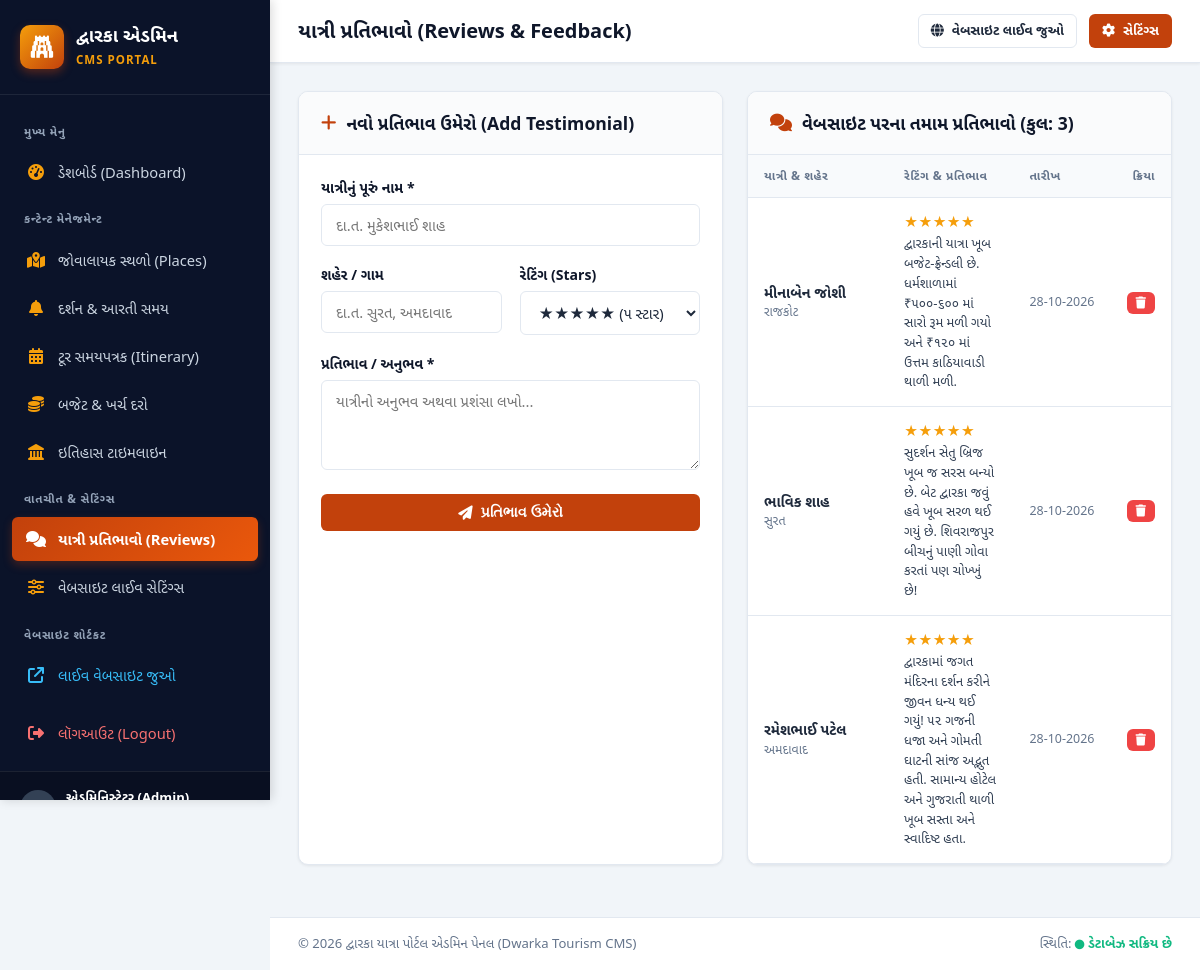
Screenshot of /admin/reviews.php (signed in) with the database file from the repository.
### tables this page shows
CREATE TABLE `reviews` (
    `id` INT AUTO_INCREMENT PRIMARY KEY,
    `user_name` VARCHAR(150) NOT NULL,
    `user_city` VARCHAR(150) NOT NULL,
    `rating` INT DEFAULT 5,
    `user_comment` TEXT NOT NULL,
    `created_at` TIMESTAMP DEFAULT CURRENT_TIMESTAMP
);

### admin/auth_check.php (called while the page is built, shortened)
<?php
function get_csrf_token() {
    return $_SESSION['csrf_token'];
}

### admin/reviews.php (the view, shortened to what this page needs)
<?php
require_once __DIR__ . '/header.php';
$reviews = $pdo->query("SELECT * FROM reviews ORDER BY id DESC")->fetchAll();
?>
<div style="display: grid; grid-template-columns: repeat(auto-fit, minmax(360px, 1fr)); gap: 24px;">
    <div class="card">
        <div class="card-header">
            <div class="card-title">
                <i class="fa-solid fa-plus" style="color: var(--primary);"></i>
                નવો પ્રતિભાવ ઉમેરો (Add Testimonial)
            </div>
        </div>
        <div class="card-body">
            <form method="POST" action="reviews.php">
                <div class="form-group">
                    <label class="form-label" for="user_name">યાત્રીનું પૂરું નામ *</label>
                    <input type="text" id="user_name" name="user_name" class="form-control"
                           placeholder="દા.ત. મુકેશભાઈ શાહ" required>
                </div>
                <div class="form-grid" style="grid-template-columns: 1fr 1fr; margin-bottom: 0;">
                    <div class="form-group">
                        <label class="form-label" for="user_city">શહેર / ગામ</label>
                        <input type="text" id="user_city" name="user_city" class="form-control"
                               placeholder="દા.ત. સુરત, અમદાવાદ">
                    </div>
                    <div class="form-group">
                        <label class="form-label" for="rating">રેટિંગ (Stars)</label>
                        <select name="rating" id="rating" class="form-control">
                            <option value="5" selected>★★★★★ (૫ સ્ટાર)</option>
                        </select>
                    </div>
                </div>
                <div class="form-group">
                    <label class="form-label" for="user_comment">પ્રતિભાવ / અનુભવ *</label>
                    <textarea id="user_comment" name="user_comment" class="form-control" rows="3"
                              placeholder="યાત્રીનો અનુભવ અથવા પ્રશંસા લખો..." required></textarea>
                </div>
                <button type="submit" class="btn btn-primary" style="width: 100%;">
                    <i class="fa-solid fa-paper-plane"></i> પ્રતિભાવ ઉમેરો
                </button>
            </form>
        </div>
    </div>
    <div class="card" style="grid-column: span 1;">
        <div class="card-header">
            <div class="card-title">
                <i class="fa-solid fa-comments" style="color: var(--primary);"></i>
                વેબસાઇટ પરના તમામ પ્રતિભાવો (કુલ: <?= count($reviews) ?>)
            </div>
        </div>
        <div class="card-body" style="padding: 0;">
            <div class="table-responsive">
                <table class="admin-table">
                    <thead>
                        <tr>
                            <th>યાત્રી & શહેર</th>
                            <th>રેટિંગ & પ્રતિભાવ</th>
                            <th>તારીખ</th>
                            <th style="text-align: right; width: 60px;">ક્રિયા</th>
                        </tr>
                    </thead>
                    <tbody>
                        <?php if (empty($reviews)): ?>
                            <tr><td colspan="4" style="text-align: center; color: var(--text-muted); padding: 30px;">કોઈ પ્રતિભાવ મળ્યો નથી.</td></tr>
                        <?php else: ?>
                            <?php foreach ($reviews as $r): ?>
                            <tr>
                                <td style="width: 140px;">
                                    <strong><?= htmlspecialchars($r['user_name']) ?></strong>
                                    <div style="font-size: 0.78rem; color: var(--text-muted);"><?= htmlspecialchars($r['user_city'] ?: 'યાત્રાળુ') ?></div>
                                </td>
                                <td>
                                    <div style="color: #f59e0b; font-size: 0.85rem; margin-bottom: 2px;">
                                        <?= str_repeat('★', (int)$r['rating']) ?><?= str_repeat('☆', 5 - (int)$r['rating']) ?>
                                    </div>
                                    <p style="font-size: 0.82rem; color: #334155;">
                                        <?= htmlspecialchars($r['user_comment']) ?>
                                    </p>
                                </td>
                                <td style="font-size: 0.78rem; color: var(--text-muted); white-space: nowrap;">
                                    <?= date('d-m-Y', strtotime($r['created_at'])) ?>
                                </td>
                                <td style="text-align: right;">
                                    <a href="delete.php?type=review&id=<?= $r['id'] ?>&token=<?= get_csrf_token() ?>"
                                       class="btn btn-danger btn-xs"
                                       onclick="return confirmDelete('શું તમે ખરેખર આ પ્રતિભાવ કાઢી નાખવા માંગો છો?');"
                                       title="કાઢી નાખો">
                                        <i class="fa-solid fa-trash"></i>
                                    </a>
                                </td>
                            </tr>
                            <?php endforeach; ?>
                        <?php endif; ?>
                    </tbody>
                </table>
            </div>
        </div>
    </div>
</div>
<?php require_once __DIR__ . '/footer.php'; ?>

### admin/css/admin.css (style rules this page uses)
:root { --primary: #c2410c; --primary-hover: #9a3412; --primary-light: #ffedd5; --kesari: #d97706; --navy: #0f172a; --navy-light: #1e293b; --sidebar-bg: #0b1329; --sidebar-hover: #1e293b; --sidebar-active: #c2410c; --bg-main: #f1f5f9; --card-bg: #ffffff; --text-main: #1e293b; --text-muted: #64748b; --border: #e2e8f0; --success: #10b981; --danger: #ef4444; --warning: #f59e0b; --info: #0284c7; --radius-sm: 6px; --radius-md: 10px; --radius-lg: 16px; --shadow-sm: 0 1px 3px rgba(0,0,0,0.07); --shadow-md: 0 4px 6px -1px rgba(0,0,0,0.1), 0 2px 4px -2px rgba(0,0,0,0.08); --shadow-lg: 0 10px 15px -3px rgba(0,0,0,0.12); }
* { margin: 0; padding: 0; box-sizing: border-box; }
body { font-family: 'Segoe UI', -apple-system, BlinkMacSystemFont, 'Noto Sans Gujarati', 'Gujarati MT', sans-serif; background-color: var(--bg-main); color: var(--text-main); line-height: 1.5; min-height: 100vh; }
.btn { display: inline-flex; align-items: center; justify-content: center; gap: 8px; padding: 9px 18px; border-radius: var(--radius-sm); font-size: 0.9rem; font-weight: 600; text-decoration: none; border: 1px solid transparent; cursor: pointer; transition: all 0.2s ease; }
.btn-primary { background: var(--primary); color: #ffffff; }
.btn-danger { background: var(--danger); color: #fff; }
.btn-xs { padding: 4px 8px; font-size: 0.75rem; }
.card { background: var(--card-bg); border-radius: var(--radius-md); border: 1px solid var(--border); box-shadow: var(--shadow-sm); margin-bottom: 24px; overflow: hidden; }
.card-header { padding: 18px 22px; border-bottom: 1px solid var(--border); display: flex; align-items: center; justify-content: space-between; background: #fafbfc; }
.card-title { font-size: 1.1rem; font-weight: 700; color: var(--navy); display: flex; align-items: center; gap: 10px; }
.card-body { padding: 22px; }
.table-responsive { width: 100%; overflow-x: auto; }
.admin-table { width: 100%; border-collapse: collapse; text-align: left; font-size: 0.9rem; }
.admin-table th { background: #f8fafc; padding: 12px 16px; font-weight: 600; color: var(--text-muted); border-bottom: 1px solid var(--border); text-transform: uppercase; font-size: 0.75rem; letter-spacing: 0.5px; }
.admin-table td { padding: 14px 16px; border-bottom: 1px solid var(--border); vertical-align: middle; }
.form-grid { display: grid; grid-template-columns: repeat(auto-fit, minmax(280px, 1fr)); gap: 18px; }
.form-group { margin-bottom: 18px; }
.form-label { display: block; font-size: 0.88rem; font-weight: 600; color: var(--navy); margin-bottom: 6px; }
.form-control { width: 100%; padding: 10px 14px; border: 1px solid var(--border); border-radius: var(--radius-sm); font-size: 0.92rem; color: var(--text-main); background: #ffffff; transition: border-color 0.2s, box-shadow 0.2s; font-family: inherit; }
textarea.form-control { resize: vertical; min-height: 90px; }

### rows the page displays
reviews: user_name "મીનાબેન જોશી", user_city "રાજકોટ", rating "★★★★★", user_comment "દ્વારકાની યાત્રા ખૂબ બજેટ-ફ્રેન્ડલી છે. ધર્મશાળામાં ₹૫૦૦-૬૦૦ માં સારો રૂમ મળી ગયો અને ₹૧૨૦ માં ઉત્તમ કાઠિયાવાડી થાળી મળી.", created_at "28-10-2026"
reviews: user_name "ભાવિક શાહ", user_city "સુરત", rating "★★★★★", user_comment "સુદર્શન સેતુ બ્રિજ ખૂબ જ સરસ બન્યો છે. બેટ દ્વારકા જવું હવે ખૂબ સરળ થઈ ગયું છે. શિવરાજપુર બીચનું પાણી ગોવા કરતાં પણ ચોખ્ખું છે!", created_at "28-10-2026"
reviews: user_name "રમેશભાઈ પટેલ", user_city "અમદાવાદ", rating "★★★★★", user_comment "દ્વારકામાં જગત મંદિરના દર્શન કરીને જીવન ધન્ય થઈ ગયું! ૫૨ ગજની ધજા અને ગોમતી ઘાટની સાંજ અદ્ભુત હતી. સામાન્ય હોટેલ અને ગુજરાતી થાળી ખૂબ સસ્તા અને સ્વાદિષ્ટ હતા.", created_at "28-10-2026"

### other values shown
$page_title "યાત્રી પ્રતિભાવો (Reviews & Feedback)"
count($reviews) "3"
